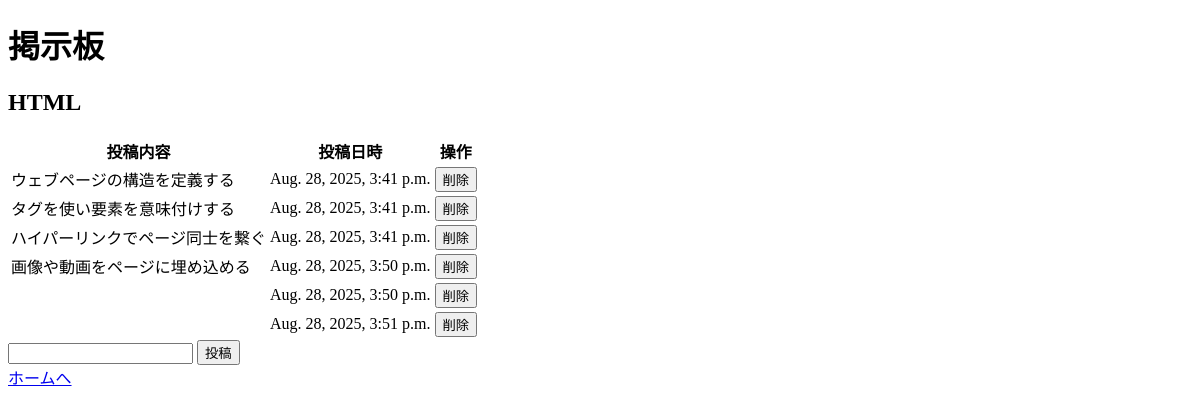
/forum/HTML/, run on an earlier commit of the app's database.
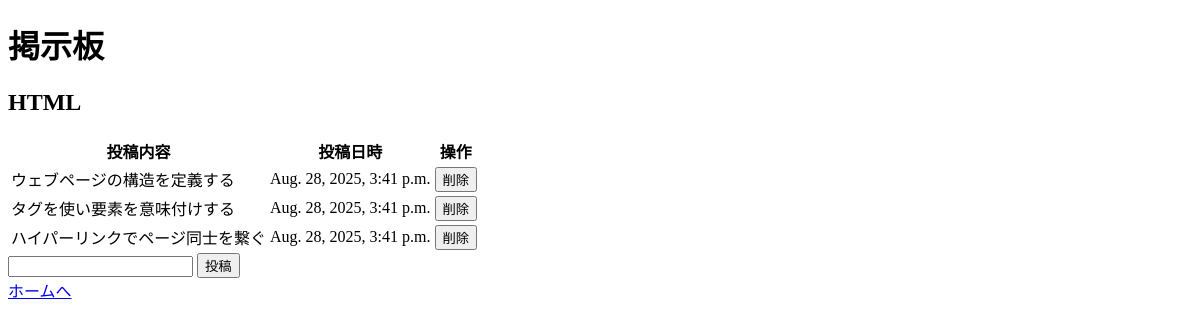
And on a later commit of the database.
### main/models.py (models this page shows, shortened)
class Topic(models.Model):
    name = models.CharField("トピック名", max_length=20)

class Message(models.Model):
    topic = models.ForeignKey(Topic, on_delete=models.CASCADE)
    content = models.CharField("内容", max_length=200)
    created_at = models.DateTimeField("投稿日時", auto_now_add=True)

### main/views.py (the view)
# urls.py: path("forum/", include("main.urls")),
def forum(request, topic_name):
    topic = Topic.objects.get(name=topic_name)
    messages = Message.objects.filter(topic=topic).order_by("created_at")
    if request.method == "POST":
        message = request.POST["message"]
        Message.objects.create(
            topic=topic,
            content=message,
        )
    context = {
        "messages": messages,
        "topic": topic
    }
    return render(request, "main/forum.html", context)

### main/templates/main/forum.html (shortened to what this page needs)
<!DOCTYPE html>
<html lang="ja">
<head>
</head>
<body>
    <h1>掲示板</h1>
    <h2>{{ topic.name }}</h2>
    <table>
        <tr>
            <th>投稿内容</th>
            <th>投稿日時</th>
            <th>操作</th>
        </tr>
        {% for message in messages %}
            <tr>
                <td>{{ message.content }}</td>
                <td>{{ message.created_at }}</td>
                <td>
                    <form action="{% url 'delete_message' topic.name message.pk %}" method="POST">
                        <input type="submit" value="削除">
                    </form>
                </td>
            </tr>
        {% endfor %}
    </table>
    <form action="{% url 'forum' topic.name %}" method="POST">
        <input type="text" name="message">
        <input type="submit" value="投稿">
    </form>
    <a href="{% url 'index' %}">ホームへ</a>
</body>
</html>

What changed in the data, as far as the page shows it:
removed Message: content "画像や動画をページに埋め込める", created_at "Aug. 28, 2025, 3:50 p.m."
removed Message: created_at "Aug. 28, 2025, 3:50 p.m."
removed Message: created_at "Aug. 28, 2025, 3:51 p.m."
